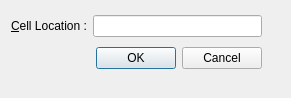
<?xml version="1.0" encoding="UTF-8"?>
<ui version="4.0">
 <class>GoToCellDialog</class>
 <widget class="QDialog" name="GoToCellDialog">
  <property name="geometry">
   <rect>
    <x>0</x>
    <y>0</y>
    <width>291</width>
    <height>98</height>
   </rect>
  </property>
  <property name="windowTitle">
   <string>Go to cell</string>
  </property>
  <widget class="QWidget" name="">
   <property name="geometry">
    <rect>
     <x>11</x>
     <y>11</y>
     <width>251</width>
     <height>64</height>
    </rect>
   </property>
   <layout class="QVBoxLayout" name="verticalLayout">
    <item>
     <layout class="QHBoxLayout" name="horizontalLayout">
      <item>
       <widget class="QLabel" name="label">
        <property name="text">
         <string>&amp;Cell Location :</string>
        </property>
        <property name="indent">
         <number>-5</number>
        </property>
        <property name="buddy">
         <cstring>lineEdit</cstring>
        </property>
       </widget>
      </item>
      <item>
       <widget class="QLineEdit" name="lineEdit"/>
      </item>
     </layout>
    </item>
    <item>
     <widget class="QDialogButtonBox" name="buttonBox">
      <property name="standardButtons">
       <set>QDialogButtonBox::Cancel|QDialogButtonBox::Ok</set>
      </property>
     </widget>
    </item>
   </layout>
  </widget>
 </widget>
 <resources/>
 <connections/>
</ui>
